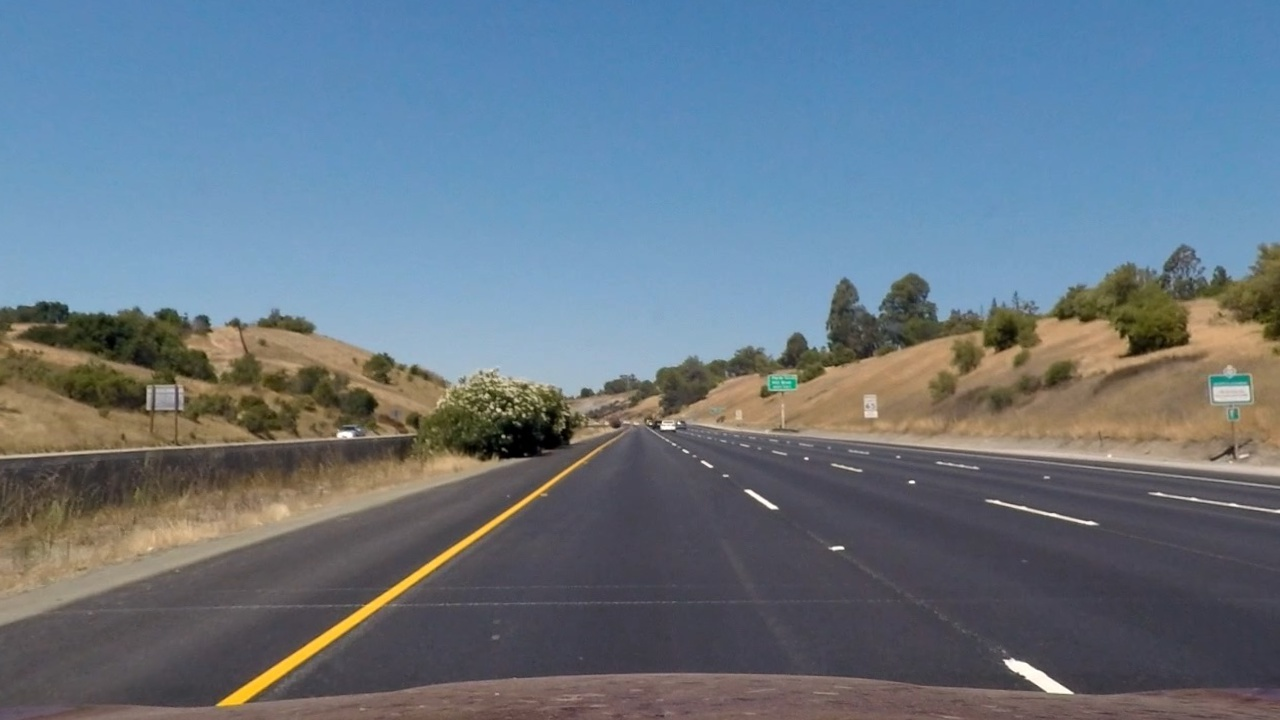
#> input picture test_images_undistorted/straight_lines1.jpg, 1280 x 720 px
$ python -i pipeline.py   (imports and definitions only)   (older library calls are emulated)
#> lines starting #> are read from the running program, lines starting #| are printed output that depends on the picture; after the words box and inside, x2 and y2 are one past the last pixel; in counts of white or black regions, pixels touching at a corner belong together
#> further down, picture is the input picture: shape (720, 1280, 3); mean B, G, R 131.6, 118.3, 103.6
import matplotlib.pyplot as plt
import matplotlib.image as mpimg
import numpy as np
import cv2
import pickle
import os

import glob

################# * 0. Compute the camera calibration matrix and distortion coefficients given a set of chessboard images.

# [89 lines left out: functions compute_calib_from_chessboards, chessboard_calibration, correct_imgs_in_folder, not called in this run]

################### End calibration 0.


###################* 2. Use color transforms, gradients, etc., to create a thresholded binary image.

def white_yellow_mask(img):
    hsv = cv2.cvtColor(img, cv2.COLOR_BGR2HSV)
#> hsv: shape (720, 1280, 3); mean H, S, V 87.1, 83.5, 143.5
    # For HSV, Hue range is [0,179], Saturation range is [0,255] and Value range is [0,255].

    white_mask = cv2.inRange(hsv, np.array([0, 0, 150]), np.array([179, 25, 255]))
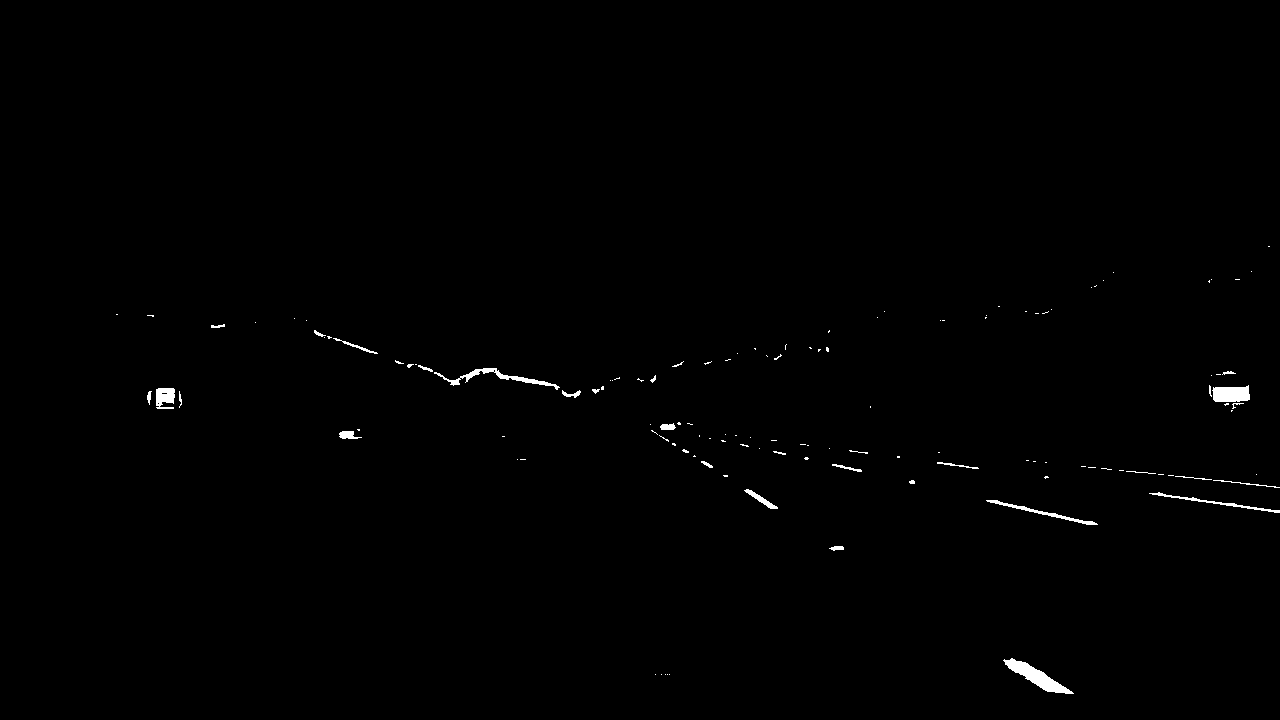
#> white_mask: shape (720, 1280); 0.5% white; 127 white regions (95 under 20 px), largest, box (x1, y1, x2, y2) and area: (1003, 658, 1074, 694) 821, (1212, 385, 1250, 402) 536, (434, 368, 560, 390) 520
    white_image = cv2.bitwise_and(img, img, mask=white_mask)

    yellow_mask = cv2.inRange(hsv, np.array([90, 120, 0]), np.array([120, 255, 255]))
#> yellow_mask: shape (720, 1280); 22.8% white; 104 white regions (82 under 20 px), largest, box (x1, y1, x2, y2) and area: (0, 0, 1280, 201) 207839, (82, 118, 102, 150) 391, (538, 176, 570, 192) 344
    yellow_image = cv2.bitwise_and(img, img, mask=yellow_mask)
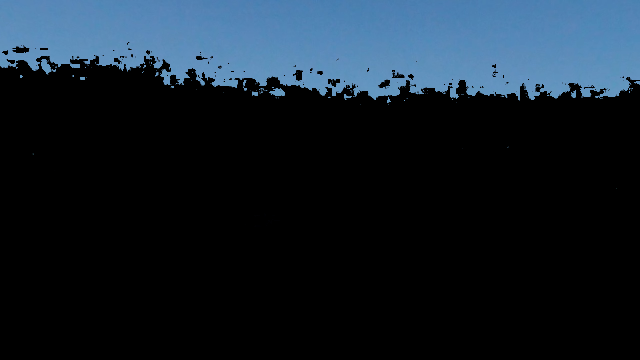
#> yellow_image: shape (720, 1280, 3) (shown at 1/2 size); mean B, G, R 42, 31.6, 20.2

    #combined_mask = cv2.bitwise_or(yellow_mask, white_mask);

    final_image = cv2.add(white_image, yellow_image)

    return final_image

def grayscale(img):
    """Applies the Grayscale transform
    This will return an image with only one color channel
    but NOTE: to see the returned image as grayscale
    (assuming your grayscaled image is called 'gray')
    you should call plt.imshow(gray, cmap='gray')"""
    return cv2.cvtColor(img, cv2.COLOR_RGB2GRAY)
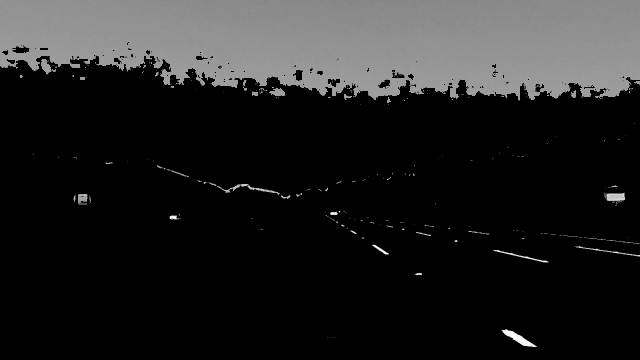
#> returned value: shape (720, 1280) (shown at 1/2 size); min 0, max 255, mean 34.3
    # Or use BGR2GRAY if you read an image with cv2.imread()
    # return cv2.cvtColor(img, cv2.COLOR_BGR2GRAY)


def region_of_interest(img, vertices):
    """
    Applies an image mask.

    Only keeps the region of the image defined by the polygon
    formed from `vertices`. The rest of the image is set to black.
    `vertices` should be a numpy array of integer points.
    """

    # defining a blank mask to start with
    mask = np.zeros_like(img)

    # defining a 3 channel or 1 channel color to fill the mask with depending on the input image
    if len(img.shape) > 2:
        channel_count = img.shape[2]  # i.e. 3 or 4 depending on your image
        ignore_mask_color = (255,) * channel_count
    else:
        ignore_mask_color = 255

    # filling pixels inside the polygon defined by "vertices" with the fill color
    cv2.fillPoly(mask, vertices, ignore_mask_color)
#> mask: shape (720, 1280); 18% white; 1 white region, box (x1, y1, x2, y2) and area: (100, 400, 1201, 701) 166101

    # returning the image only where mask pixels are nonzero
    masked_image = cv2.bitwise_and(img, mask)

    return masked_image


def cut_area(img):
    """
    Makes black everything laying outside of the desired area
    """
    # pts – Array of polygons where each polygon is represented as an array of points.
    vertices = np.array([[(100, 700), (650, 400), (1200, 700)]], dtype=np.int32)
    masked_image = region_of_interest(img, vertices)

    return masked_image


def create_binary_image(initial_image):
    #plt.imshow(initial_image)
    #plt.title('original image')

    #white_masked = initial_image
    white_yellow_masked = white_yellow_mask(initial_image)
    #plt.figure()
    #plt.imshow(white_masked)
    #plt.title('white mask')

    gray_image = grayscale(white_yellow_masked)
    # [13 lines of commented-out code are left out]

    cut_image = cut_area(gray_image)
    # [8 lines of commented-out code are left out]

    s_thresh_min = 100
    s_thresh_max = 255
    s_binary = np.zeros_like(cut_image)
    s_binary[(cut_image >= s_thresh_min) & (cut_image <= s_thresh_max)] = 255

    return s_binary

################### End thresholded binary image


################### 3. Apply a perspective transform to rectify binary image ("birds-eye view").


# [307 lines left out: functions determine_perspective_transform_matrix, perspective_transform, find_lane_pixels, generate_polygon_lines, plot_polygon_lines, measure_curvature_pixels and 3 more, not called in this run]

############### End Warp detected lane boundaries back

# Define a class to receive the characteristics of each line detection
class Line():
    # [27 lines left out: function __init__, not called in this run]


class LaneDetectionPipeline():
    # [18 lines left out: function __init__, not called in this run]

    def log(self, text):
        print(text)
        self.logfile.write(text + "\n")

    # [332 lines left out: functions write_info, add_to_list_and_avg, check_lines, pipeline, pipeline_on_images, pipeline_on_single_image and 1 more, not called in this run]

# [1 line not run here, left out]
# [4 lines of commented-out code are left out]

>>> import cv2
>>> picture = cv2.imread('test_images_undistorted/straight_lines1.jpg')
>>> result = create_binary_image(picture)
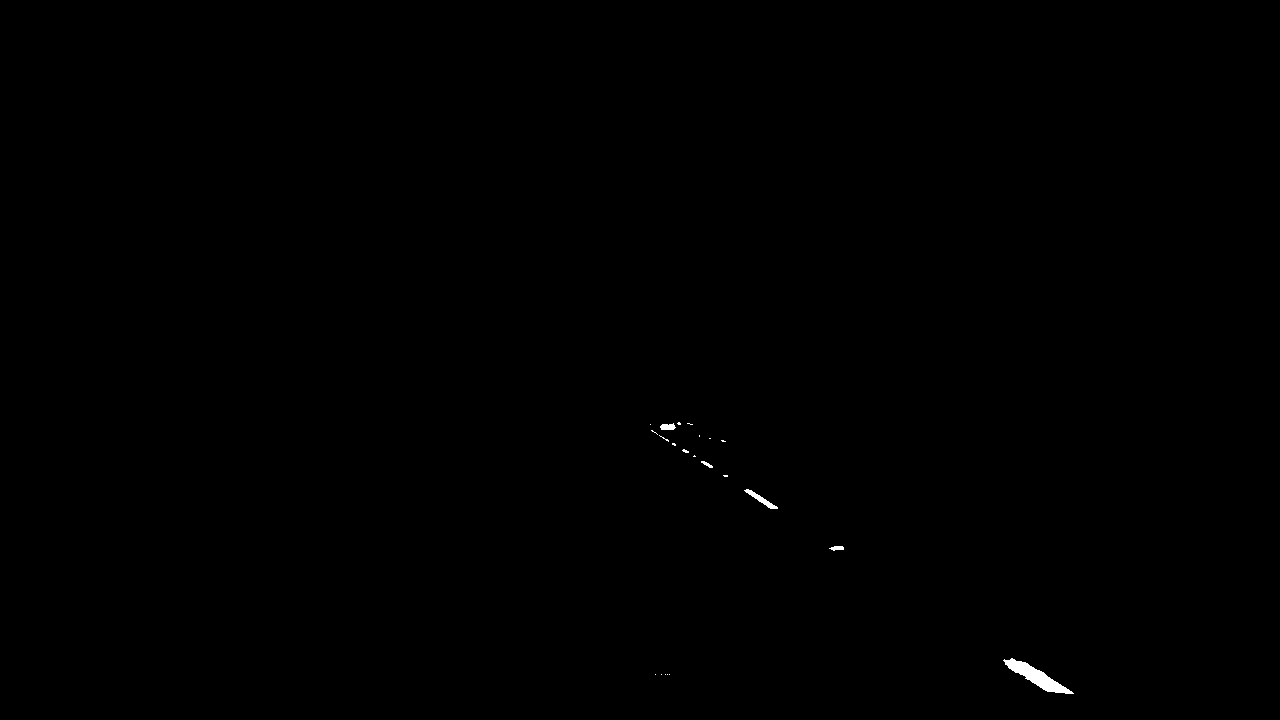
#> result: shape (720, 1280); 0.14% white; 22 white regions (17 under 20 px), largest, box (x1, y1, x2, y2) and area: (1003, 658, 1074, 694) 821, (744, 489, 778, 509) 173, (660, 423, 676, 430) 84, (829, 546, 844, 551) 52, (701, 461, 713, 468) 37

$ run again, on output_images/straight_lines1.jpg
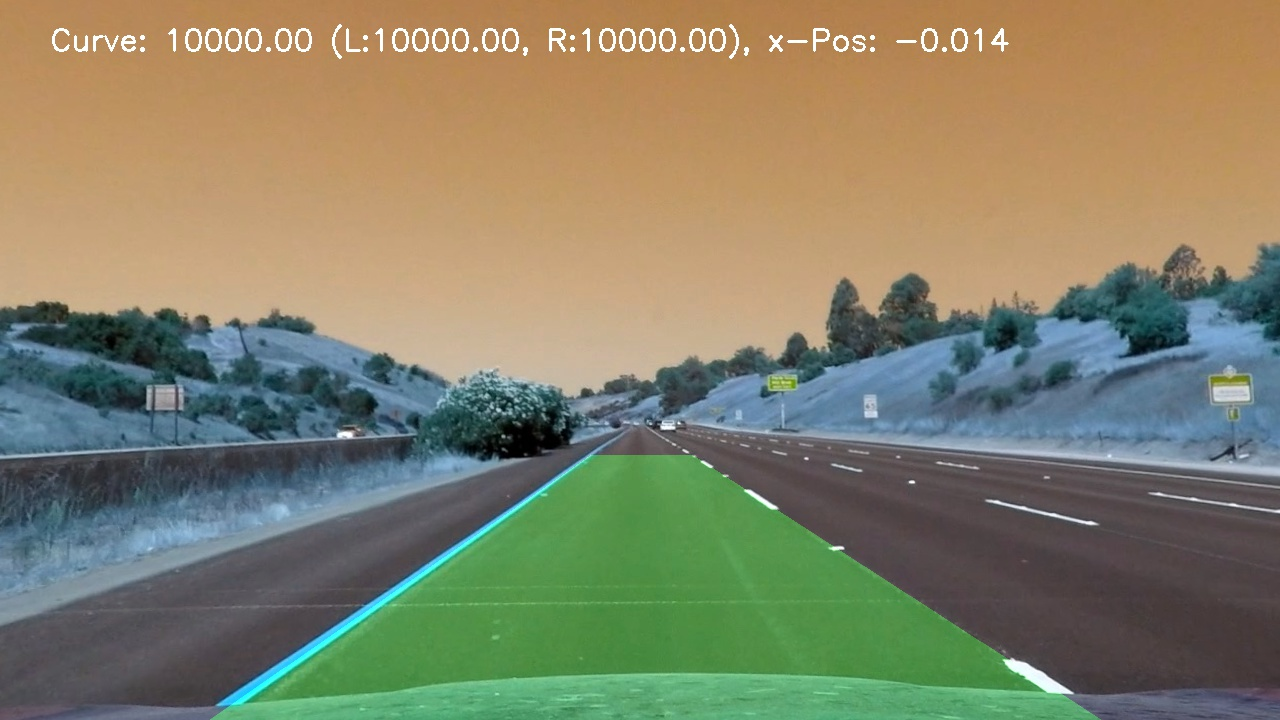
#> input picture output_images/straight_lines1.jpg, 1280 x 720 px
#> picture is the input picture: shape (720, 1280, 3); mean B, G, R 104.7, 129.9, 132
#> hsv: shape (720, 1280, 3); mean H, S, V 61.7, 94.8, 152.9
#> in white_yellow_mask, `white_mask = cv2.inRange(hsv, np.array([0, 0, 150]), np.array([179, 25..`:
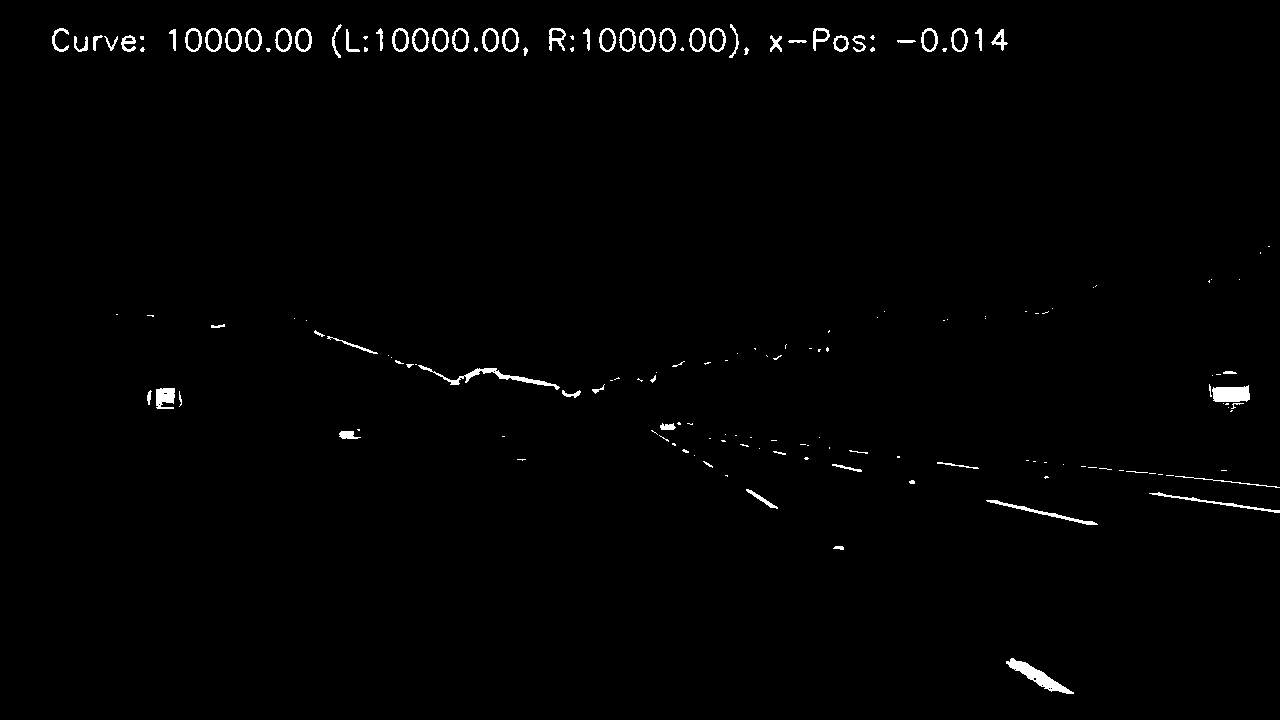
#> white_mask: shape (720, 1280); 1.1% white; 169 white regions (97 under 20 px), largest, box (x1, y1, x2, y2) and area: (1006, 658, 1074, 694) 700, (418, 365, 560, 390) 574, (1212, 385, 1250, 402) 541
#> yellow_mask: shape (720, 1280); 3.5% white; 366 white regions (272 under 20 px), largest, box (x1, y1, x2, y2) and area: (1053, 277, 1190, 359) 4783, (183, 328, 339, 440) 4512, (0, 335, 146, 421) 3817
#> mask: shape (720, 1280); 18% white; 1 white region, box (x1, y1, x2, y2) and area: (100, 400, 1201, 701) 166101
#> `result = create_binary_image(picture)`:
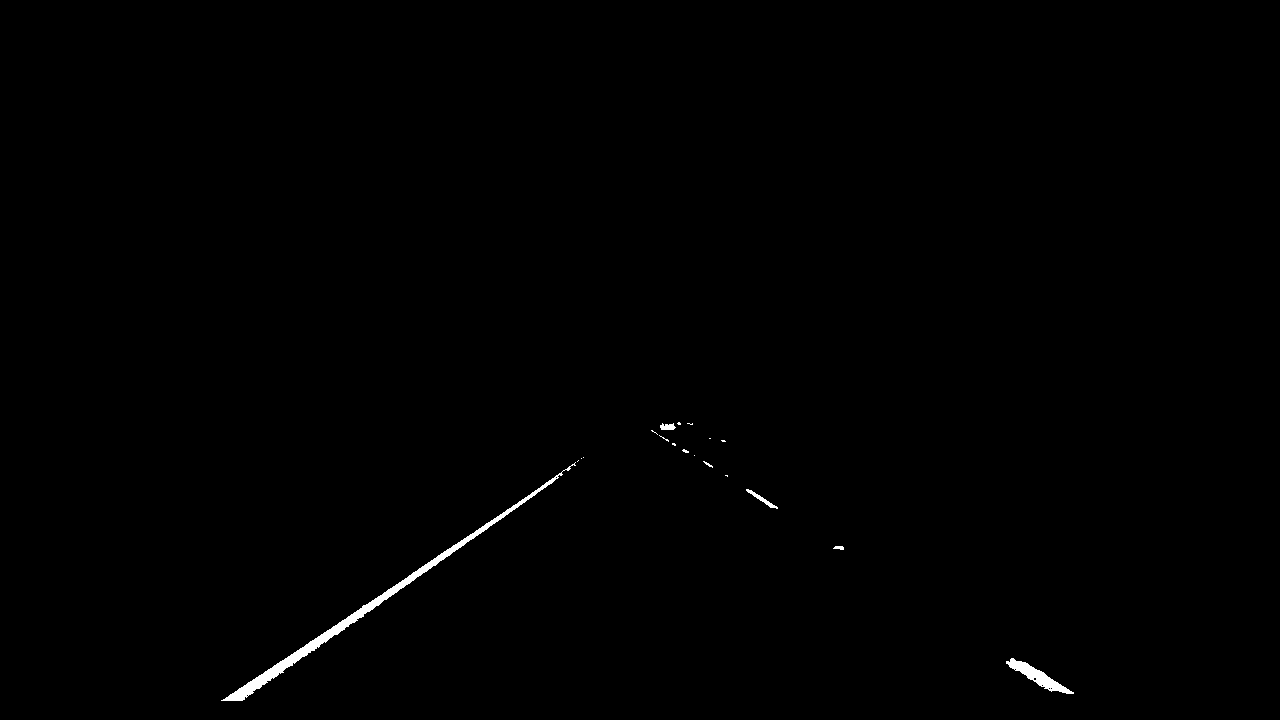
#> result: shape (720, 1280); 0.42% white; 19 white regions (13 under 20 px), largest, box (x1, y1, x2, y2) and area: (221, 462, 576, 701) 2834, (1006, 658, 1074, 694) 700, (746, 489, 778, 509) 128, (660, 423, 676, 430) 83, (833, 546, 844, 550) 33, (703, 461, 713, 468) 22
